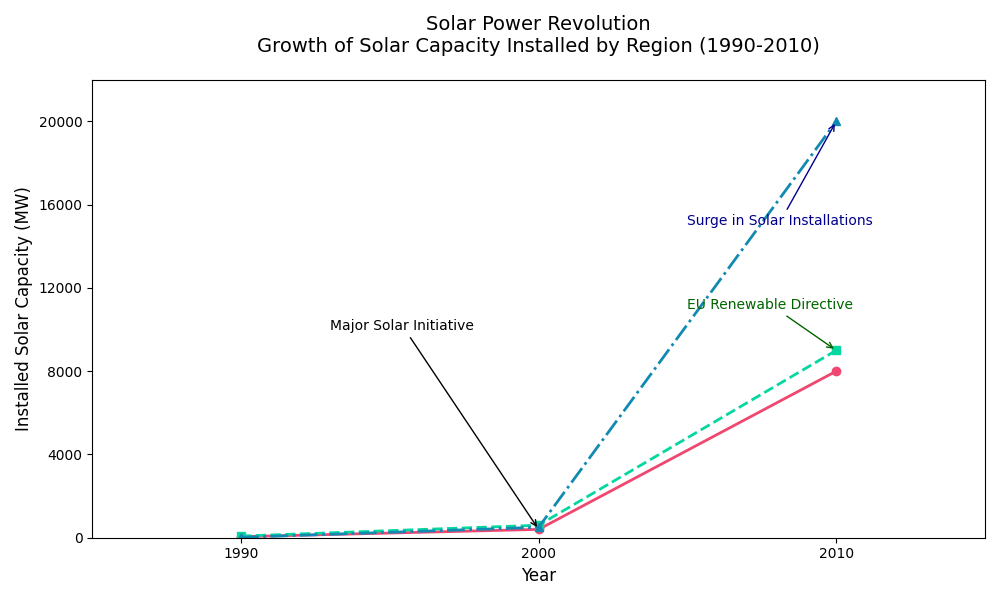

The script that drew this image:
import matplotlib.pyplot as plt
import numpy as np

decades = np.array([1990, 2000, 2010])
north_america = np.array([50, 400, 8000])
europe = np.array([80, 600, 9000])
asia = np.array([20, 500, 20000])

fig, ax = plt.subplots(figsize=(10, 6))

# Plotting the data without stylistic elements like legends, grids, and borders
ax.plot(decades, north_america, marker='o', linestyle='-', color='#EF476F', linewidth=2)
ax.plot(decades, europe, marker='s', linestyle='--', color='#06D6A0', linewidth=2)
ax.plot(decades, asia, marker='^', linestyle='-.', color='#118AB2', linewidth=2)

ax.set_title('Solar Power Revolution\nGrowth of Solar Capacity Installed by Region (1990-2010)', fontsize=14, pad=20)
ax.set_xlabel('Year', fontsize=12)
ax.set_ylabel('Installed Solar Capacity (MW)', fontsize=12)

ax.set_xlim(1985, 2015)
ax.set_ylim(0, 22000)
ax.set_xticks(decades)
ax.set_yticks(np.arange(0, 22001, 4000))

ax.annotate('Major Solar Initiative', 
            xy=(2000, north_america[1]), 
            xytext=(1993, 10000), 
            arrowprops=dict(arrowstyle='->', color='black'), 
            fontsize=10)

ax.annotate('EU Renewable Directive',
            xy=(2010, europe[2]),
            xytext=(2005, europe[2] + 2000),
            arrowprops=dict(arrowstyle='->', color='darkgreen'),
            fontsize=10,
            color='darkgreen')

ax.annotate('Surge in Solar Installations',
            xy=(2010, asia[2]),
            xytext=(2005, asia[2] - 5000),
            arrowprops=dict(arrowstyle='->', color='darkblue'),
            fontsize=10,
            color='darkblue')

# Adjust layout to avoid overlapping
plt.tight_layout()

plt.show()
